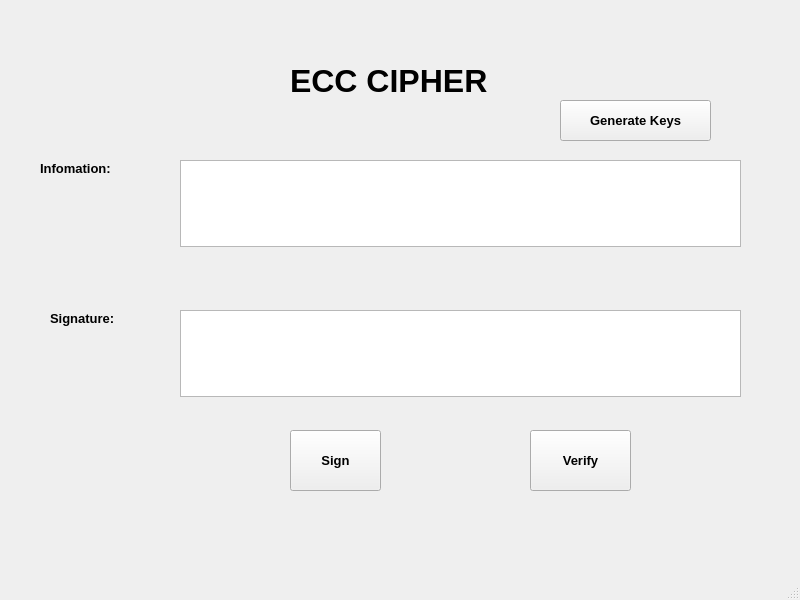
<?xml version="1.0" encoding="UTF-8"?>
<ui version="4.0">
 <class>MainWindow</class>
 <widget class="QMainWindow" name="MainWindow">
  <property name="geometry">
   <rect>
    <x>0</x>
    <y>0</y>
    <width>800</width>
    <height>600</height>
   </rect>
  </property>
  <property name="windowTitle">
   <string>MainWindow</string>
  </property>
  <widget class="QWidget" name="centralwidget">
   <widget class="QLabel" name="label">
    <property name="geometry">
     <rect>
      <x>290</x>
      <y>40</y>
      <width>271</width>
      <height>81</height>
     </rect>
    </property>
    <property name="font">
     <font>
      <pointsize>24</pointsize>
      <weight>75</weight>
      <bold>true</bold>
     </font>
    </property>
    <property name="text">
     <string>ECC CIPHER</string>
    </property>
   </widget>
   <widget class="QLabel" name="label_2">
    <property name="geometry">
     <rect>
      <x>40</x>
      <y>160</y>
      <width>111</width>
      <height>16</height>
     </rect>
    </property>
    <property name="font">
     <font>
      <pointsize>10</pointsize>
      <weight>75</weight>
      <bold>true</bold>
     </font>
    </property>
    <property name="text">
     <string>Infomation:</string>
    </property>
   </widget>
   <widget class="QLabel" name="label_3">
    <property name="geometry">
     <rect>
      <x>50</x>
      <y>310</y>
      <width>101</width>
      <height>16</height>
     </rect>
    </property>
    <property name="font">
     <font>
      <pointsize>10</pointsize>
      <weight>75</weight>
      <bold>true</bold>
     </font>
    </property>
    <property name="text">
     <string>Signature:</string>
    </property>
   </widget>
   <widget class="QPlainTextEdit" name="txt_infomation">
    <property name="geometry">
     <rect>
      <x>180</x>
      <y>160</y>
      <width>561</width>
      <height>87</height>
     </rect>
    </property>
   </widget>
   <widget class="QPlainTextEdit" name="txt_signature">
    <property name="geometry">
     <rect>
      <x>180</x>
      <y>310</y>
      <width>561</width>
      <height>87</height>
     </rect>
    </property>
   </widget>
   <widget class="QToolButton" name="btn_sign">
    <property name="geometry">
     <rect>
      <x>290</x>
      <y>430</y>
      <width>91</width>
      <height>61</height>
     </rect>
    </property>
    <property name="font">
     <font>
      <pointsize>10</pointsize>
      <weight>75</weight>
      <bold>true</bold>
     </font>
    </property>
    <property name="text">
     <string>Sign</string>
    </property>
   </widget>
   <widget class="QToolButton" name="btn_generatekeys">
    <property name="geometry">
     <rect>
      <x>560</x>
      <y>100</y>
      <width>151</width>
      <height>41</height>
     </rect>
    </property>
    <property name="font">
     <font>
      <pointsize>10</pointsize>
      <weight>75</weight>
      <bold>true</bold>
     </font>
    </property>
    <property name="text">
     <string>Generate Keys</string>
    </property>
   </widget>
   <widget class="QToolButton" name="btn_verify">
    <property name="geometry">
     <rect>
      <x>530</x>
      <y>430</y>
      <width>101</width>
      <height>61</height>
     </rect>
    </property>
    <property name="font">
     <font>
      <pointsize>10</pointsize>
      <weight>75</weight>
      <bold>true</bold>
     </font>
    </property>
    <property name="text">
     <string>Verify</string>
    </property>
   </widget>
  </widget>
  <widget class="QMenuBar" name="menubar">
   <property name="geometry">
    <rect>
     <x>0</x>
     <y>0</y>
     <width>800</width>
     <height>26</height>
    </rect>
   </property>
  </widget>
  <widget class="QStatusBar" name="statusbar"/>
 </widget>
 <resources/>
 <connections/>
</ui>
